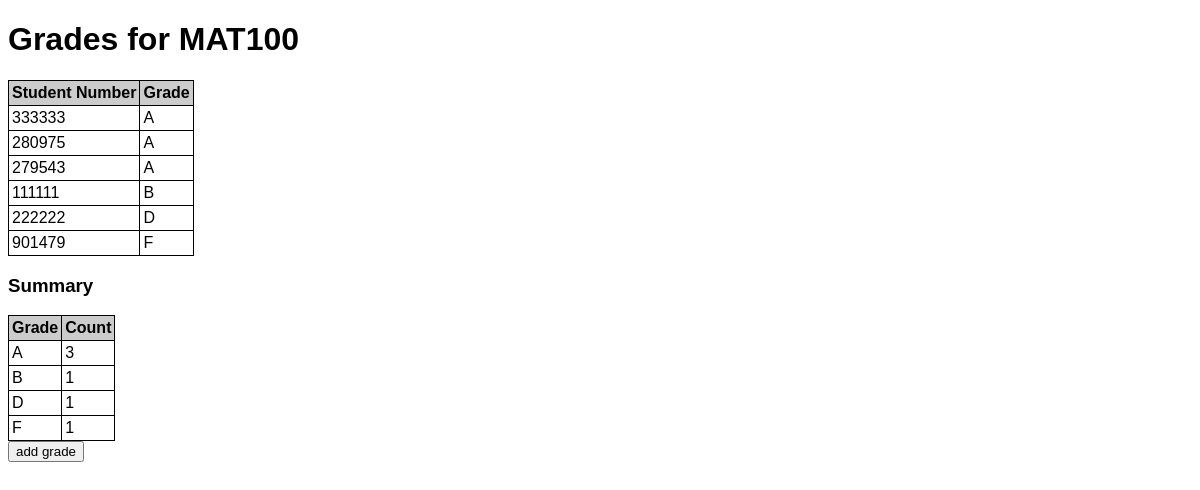
The page /course/MAT100 on the database its author committed.
### tables this page shows
CREATE TABLE grades (
                                id INTEGER PRIMARY KEY,
                                student_no INTEGER NOT NULL,
                                course_id TEXT NOT NULL,
                                grade TEXT NOT NULL,
                                FOREIGN KEY (student_no) REFERENCES students (student_no),
                                FOREIGN KEY (course_id) REFERENCES courses (id)
                            );

### app.py (the view)
@app.route("/course/<course_code>")
def coursepage(course_code):
    db=get_db()
    return render_template("course.html",
                           course_code=course_code,
                           grades=set.get_grades_by_course(db,course_code),
                           summary=set.get_course_summary(db,course_code))

### app.py (called while the page is built)
def get_db():
    if not hasattr(g, "_database"):
        print("create connection")
        g._database = sqlite3.connect(DATABASE)
    return g._database

@app.teardown_appcontext
def teardown_db(error):
    db = getattr(g, '_database', None)
    if db is not None:
        print("close connection")
        db.close()

### setup_db.py (called while the page is built)
def get_grades_by_course(conn,course_code):
    cur = conn.cursor()
    cur.execute("SELECT student_no,grade FROM grades WHERE course_id=? ORDER BY grade ASC",(course_code,))
    grades = []
    for (student_no,grade) in cur:
        grades.append({
            "student_no": student_no,
            "grade": grade
            })
    return grades

def get_course_summary(conn,course_code):
    cur = conn.cursor()
    cur.execute("SELECT grade,COUNT(grade) FROM grades WHERE course_id=? GROUP BY grade ORDER BY grade",(course_code,))
    summary = []
    for (grade,count) in cur:
        summary.append({
            "grade": grade,
            "count": count
            })
    return summary

### templates/course.html (shortened to what this page needs)
{% extends "base.html" %}
{% block content %}
    <h1>Grades for {{course_code}}</h1>
            <table>
                <thead>
                    <tr>
                        <th>Student Number</th>
                        <th>Grade</th>
                    </tr>
                </thead>
                <tbody>
            {% for grade in grades%}
            <tr>
                <td>{{grade.student_no}} </td>
                <td> {{grade.grade}}</td>
            </tr>
            {% endfor %}
            </tbody>
            </table>
            <h3>Summary</h3><table>
                <thead>
                <tr><th>Grade</th><th>Count</th></tr>
                </thead>
                <tbody>
                {% for summ in summary %}
                <tr>
                    <td> {{summ.grade}}</td>
                    <td>{{summ.count}}</td>
                </tr>
                {% endfor %}
                </tbody>
                </table>
    <form action="/add_grade" method="get">
        <input type="submit" value="add grade">
    </form>
{% endblock %}

### static/style.css (style rules this page uses)
* { font-family: Verdana, Arial, sans-serif; }
table { border-collapse: collapse; }
th { background-color: #cccccc; text-align: left; }
td, th { border: 1px solid black; padding: 3px; }

### rows shown on the page
grades: student_no "333333", grade "A"
grades: student_no "280975", grade "A"
grades: student_no "279543", grade "A"
grades: student_no "111111", grade "B"
grades: student_no "222222", grade "D"
grades: student_no "901479", grade "F"

### other values the page prints
{{ course_code }} "MAT100"
{{ summ.grade }} "A" "B" "D" "F"
{{ summ.count }} "3" "1" "1" "1"
